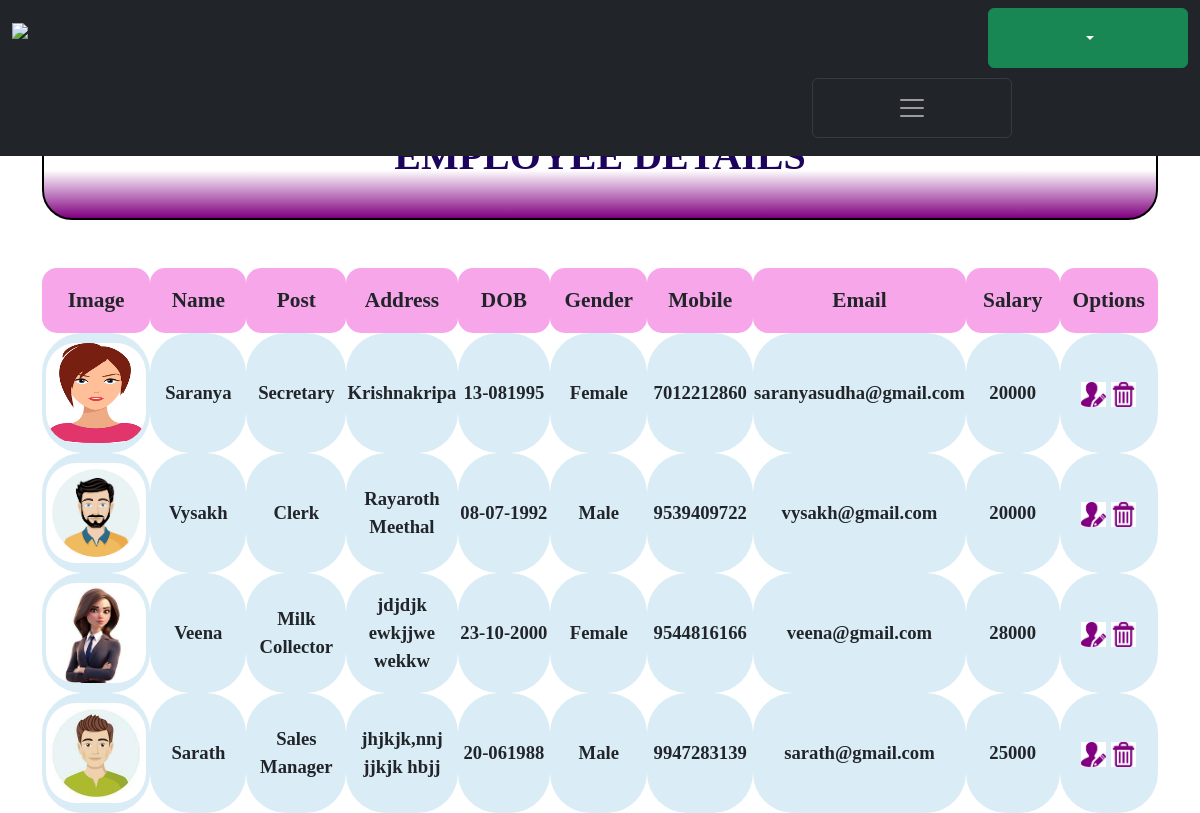
/adminapp/empdata/, run on the app's committed database.
### adminapp/models.py (models this page shows)
class employeedb(models.Model):
    Empname = models.CharField(max_length=100, null=True, blank=True)
    Designation = models.CharField(max_length=100, null=True, blank=True)
    Address = models.CharField(max_length=1000, null=True, blank=True)
    Dateofbirth = models.CharField(max_length=1000, null=True, blank=True)
    Gender = models.CharField(max_length=10, null=True, blank=True)
    Mobile = models.IntegerField(null=False, primary_key=True)
    Email = models.EmailField(max_length=100, null=True, blank=True)
    Salary = models.IntegerField(null=True, blank=True)
    Image = models.ImageField(upload_to="employee", null=True, blank=True)

### adminapp/views.py (the view)
# urls.py: path('empdata/', views.empdata, name="empdata"),
def empdata(req):
    data = employeedb.objects.all()
    return render(req, "employeedata.html", {'data':data})

### adminapp/templates/employeedata.html (shortened to what this page needs)
<!DOCTYPE html>
{% extends 'adminhome.html' %}
{% load static %}
{% block content %}
<html lang="en">
<head>
</head>
<body>
<div style="background-image:linear-gradient(white 50%,purple);height:100px;border:2px solid black;
        border-radius:30px;width:100%;">
    <h1>EMPLOYEE DETAILS</h1></div><br><br>
<table width="100%">
    <tr>
        <td class="th">Image</td>
        <td class="th">Name</td>
        <td class="th">Post</td>
        <td class="th">Address</td>
        <td class="th">DOB</td>
        <td class="th">Gender</td>
        <td class="th">Mobile</td>
        <td class="th">Email</td>
        <td class="th">Salary</td>
        <td class="th">Options</td>
    </tr>
    {% for i in data %}
    <tr style="margin-top:20px;">
        <td><img src="{{i.Image.url}}" style="border-radius:30px;width:100px;height:100px;"> </td>
        <td>{{i.Empname}}</td>
        <td>{{i.Designation}}</td>
        <td>{{i.Address}}</td>
        <td>{{i.Dateofbirth}}</td>
        <td>{{i.Gender}}</td>
        <td>{{i.Mobile}}</td>
        <td>{{i.Email}}</td>
        <td>{{i.Salary}}</td>
        <td><a href="{% url 'editemp' dataid=i.id %}" ><img src="{% static 'src/images/editpurple.png' %}" width="25px" height="25px"> </a>
          <a href="{% url 'empdelete' dataid=i.id %}" ><img src="{% static 'src/images/dltpurple.png' %}" width="25px" height="25px"></a>
</td>
    </tr>
    {% endfor %}
</table>
</body>
</html>
{% endblock %}

### adminapp/templates/employeedata.html (style rules this page uses)
h1 { color:rgb(28, 4, 92); font-family: 'Times New Roman', Times, serif; font-weight: bold; padding-top:10px; text-align:center; border-radius:30px; }
.th { font-size:16pt; font-weight:bold; width:10%; height:65px; text-align:center; border-radius:15px; background-color:rgb(247, 166, 233); }
td { width:10%; height:120px; text-align:center; font-weight:600; border-radius:40px; background-color:rgb(218, 236, 245); font-size:14pt; font-family:Times New Roman; }

### adminapp/templates/adminhome.html (style rules this page uses)
a { text-decoration: none; }

### data on the page
employeedb: Image (picture), Empname "Saranya", Designation "Secretary", Address "Krishnakripa", Dateofbirth "13-081995", Gender "Female", Mobile "7012212860", Email "saranyasudha@gmail.com", Salary "20000"
employeedb: Image (picture), Empname "Vysakh", Designation "Clerk", Address "Rayaroth Meethal", Dateofbirth "08-07-1992", Gender "Male", Mobile "9539409722", Email "vysakh@gmail.com", Salary "20000"
employeedb: Image (picture), Empname "Veena", Designation "Milk Collector", Address "jdjdjk ewkjjwe wekkw", Dateofbirth "23-10-2000", Gender "Female", Mobile "9544816166", Email "veena@gmail.com", Salary "28000"
employeedb: Image (picture), Empname "Sarath", Designation "Sales Manager", Address "jhjkjk,nnj jjkjk hbjj", Dateofbirth "20-061988", Gender "Male", Mobile "9947283139", Email "sarath@gmail.com", Salary "25000"
